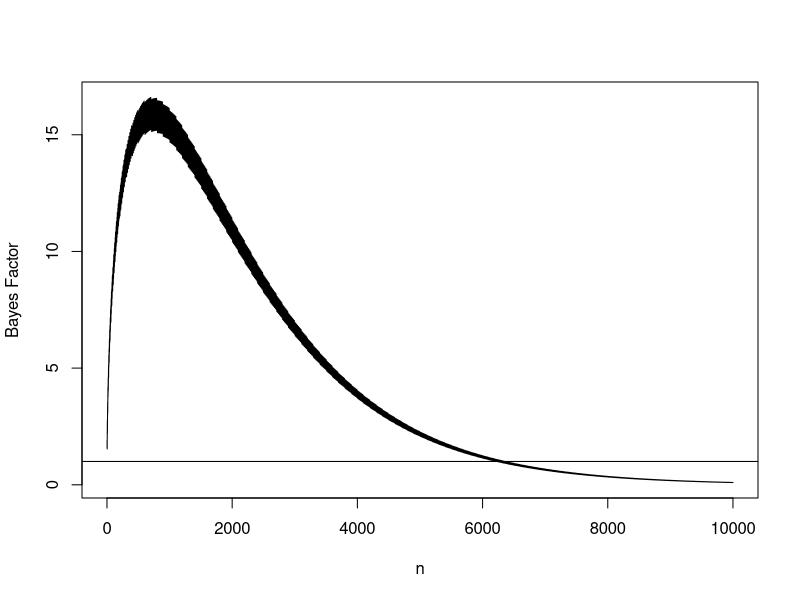

Recreate this plot in R.
## ---- chunk 1
knitr::opts_chunk$set(echo = TRUE)
set.seed(123456)
## ---- chunk 2
set.seed(123456)
n=100; p =2
x<-runif(100,1,5) #Generate predictor variable.
y<- -0.2+ 4*x +rnorm(100,0,1.5) #Simulate response variable
mod<-lm(y~x) #Fit model
SSE<-sum(mod$resid^2) #Estimate SSE
sigma2hat<-SSE/(100-2)#Estimate sigmaˆ2
sigma2hat

#Estimating WAIC.
iter=1000 #Number of iterations
lppd<-matrix(0,100,iter) #storing log posterior predictive densities.
library(mvtnorm) #R package for drawing from multivariate normal.
for(i in 1:iter){
  tau = rgamma(1,0.5*(100-2), 0.5*SSE) #Estimate inverse variance from marginal posterior.
  #Note this is just an extension of marginal posterior in lab 2, q1, 
  #but 2 rather than 1 parameters are estimated.
  sigma2 = 1/tau #Convert inverse variance to variance
  #Estimate beta from conditional posterior.
  #Note by extracting vcov from lm fit, we need to remove sˆ2 to obtain XTXinv.
  #beta.s = rmvnorm(1,mean=mod$coef,sigma=vcov(mod)/sigma2hat*sigma2)
  
  beta.s<-rmvt(1, sigma=vcov(mod)/sigma2hat*sigma2, df=n-p,delta=coef(mod)) 
  #Estimate beta from posterior
  lppd[,i]= dnorm(y,mean=beta.s[1]+x*beta.s[2],sd=sqrt(sigma2)) 
  #Saving lppd for simulation s.
}
lppdest = sum(log(rowMeans(lppd))) #Estimating lppd for whole dataset.
pwaic2 = sum(apply(log(lppd),1,FUN=var)) #Estimating effective number of parameters.
#Comparing AIC and WAIC
AIC(mod)

WAIC= -2*lppdest + 2*pwaic2; WAIC
## ---- chunk 3
p0<-0.2;p1<-0.215
#Plotting the Bayes Factor for range of n.
#For illustrative purposes, y is chosen as the nearest as the nearest integer to n*p.
n=1:(200*50)
plot(n,dbinom(round(n*p1),n,p0)*(n+1),type='l',ylab='Bayes Factor',xlab='n')
abline(h=1)
